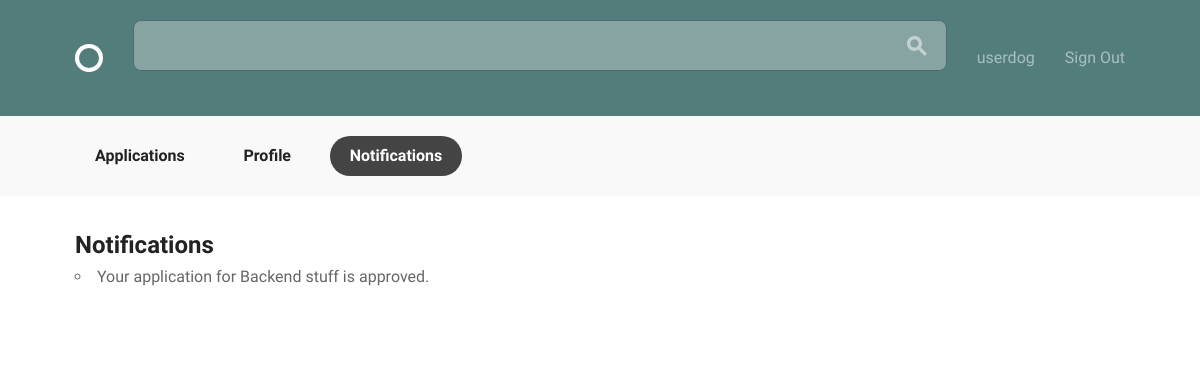
/projects/notification/ (signed in), run on the app's committed database.
### accounts/models.py (models this page shows, shortened)
class User(AbstractBaseUser, PermissionsMixin):
    email = models.EmailField(unique=True)
    username = models.CharField(max_length=40, unique=True)
    name = models.CharField(max_length=100, default='')
    bio = models.TextField(max_length=500, blank=True, default='')
    image = models.ImageField(upload_to="profile_image/", blank=True)
    date_joined = models.DateTimeField(default=timezone.now)
    is_active = models.BooleanField(default=True)
    is_staff = models.BooleanField(default=False)
    objects = UserManager()
    USERNAME_FIELD = "email"
    REQUIRED_FIELDS = ["username"]

### projects/models.py (models this page shows, shortened)
class Notification(models.Model):
    user = models.ForeignKey(
        settings.AUTH_USER_MODEL,
        on_delete=models.CASCADE,
        related_name="notification"
    )
    application = models.ForeignKey(Application, on_delete=models.CASCADE)
    message = models.CharField(max_length=50)

### projects/views.py (the view)
# urls.py: path('notification/', views.notification, name='notification'),
def notification(request):
    try:
        notifications = models.Notification.objects.filter(user=request.user)
    except ObjectDoesNotExist:
        messages.warning(request, "There is no notification.")
    else:
        return render(request, "projects/notifications.html",
                    {'notifications': notifications })

### projects/templates/projects/notifications.html
{% extends "accounts/layout.html" %}
{% load static from staticfiles %}
{% block content %}
<div class="bounds circle--page">
  <div class="circle--page--header grid-100">
    <h2>Notifications</h2>
    <ul>
      {% for notification in notifications %}
        <li>{{ notification.message }}</li>
      {% endfor %}
    </ul>
  </div>
</div>
{% endblock %}

### accounts/templates/accounts/layout.html (shortened to what this page needs)
{% load static %}
<!DOCTYPE html>
<html lang="en">
<head>
  <link rel="stylesheet" href={% static "css/global.css" %}>
</head>
<body>
  <header class="circle--header">
    <div class="bounds">
      <div class="circle--fluid">
        <div class="circle--fluid--cell">
          <h1 class="hide-text circle--logo"><a class="logo" href="{% url 'home' %}">Circle</a></h1>
        </div>
        <div class="circle--fluid--cell circle--fluid--primary">
          <div class="circle--search">
            <form action="{% url 'search' %}" method="GET">
              <input type='search' name='q'><button type='button' class='secondary small button'>
            </form>
          </div>
        </div>
        <div class="circle--fluid--cell circle--fluid--secondary">
          <nav>
            <ul class="circle--inline">
              {% if user.is_authenticated %}
              <li><a href="{% url 'accounts:profile' user.id %}">{{ user.username }}</a></li>
              <li><a href="{% url 'accounts:signout' %}">Sign Out</a></li>
              {% else %}
              <li><a href="{% url 'accounts:signup' %}">Sign Up</a></li>
              <li><a href="{% url 'accounts:signin' %}">Sign In</a></li>
              {% endif %}
            </ul>
          </nav>
        </div>
      </div>
    </div>
  </header>
  <div class="circle--actions--bar">
    <nav class="bounds">
      <ul class="circle--pill--list">
        {% if 'profile' in request.path %}
          <li><a href="{% url 'projects:application' %}">Applications</a></li>
          <li><a class="selected" href="{% url 'accounts:profile' user.id %}">Profile</a></li>
          <li><a href="{% url 'projects:notification' %}">Notifications</a></li>
        {% elif 'application' in request.path %}
          <li><a class="selected" href="{% url 'projects:application' %}">Applications</a></li>
          <li><a href="{% url 'accounts:profile' user.id %}">Profile</a></li>
          <li><a href="{% url 'projects:notification' %}">Notifications</a></li>
        {% else %}
        <li><a href="{% url 'projects:application' %}">Applications</a></li>
        <li><a href="{% url 'accounts:profile' user.id %}">Profile</a></li>
        <li><a class="selected" href="{% url 'projects:notification' %}">Notifications</a></li>
        {% endif %}
      </ul>
    </nav>
  </div>
{% block content %}
{% endblock %}
</body>
</html>

### data on the page
User: username "userdog"
Notification: message "Your application for Backend stuff is approved."
